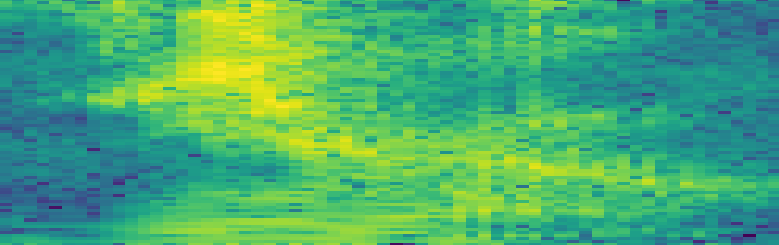
#> input picture ML2017/crop/0_jackson_15.png, 779 x 245 px; its folder holds only this picture in this run
$ python imgtoresize.py
#> lines starting #> are read from the running program, lines starting #| are printed output that depends on the picture

# coding: utf-8

# In[9]:


import numpy as np
import matplotlib.pyplot as plt
import matplotlib
import os

from PIL import Image
from numpy import *

from sklearn.utils import shuffle


# In[10]:


path1 = './crop'
path2 = './resize'


# In[11]:


listing = os.listdir(path1)
num_samples = size(listing)


# In[14]:


for file in listing :
    im = Image.open(path1 + '/' + file)
#> im is the input picture: PIL image 779x245 RGBA; mean R, G, B, A 73.7, 173.2, 111.9, 255
    img = im.resize((32, 32))
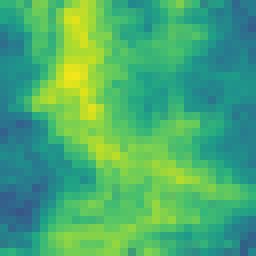
#> img: PIL image 32x32 RGBA (shown 8 times larger); mean R, G, B, A 73.7, 173.2, 111.9, 255
    gray = img.convert('L')
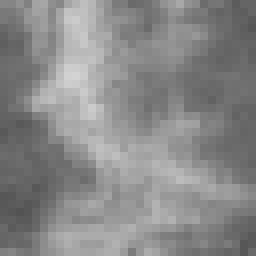
#> gray: PIL image 32x32 L (shown 8 times larger); min 83, max 211, mean 136.5
    gray.save(path2 + '/' + file, "JPEG")

$ run again, on ML2017/crop/0_jackson_40.png
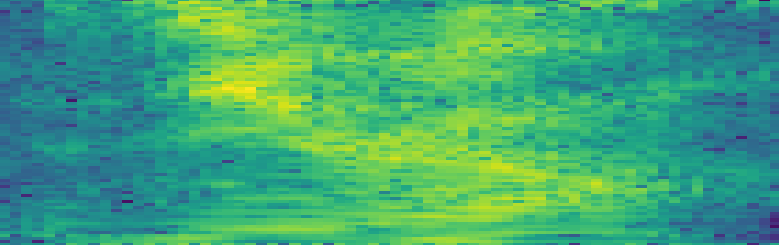
#> input picture ML2017/crop/0_jackson_40.png, 779 x 245 px
#> im is the input picture: PIL image 779x245 RGBA; mean R, G, B, A 65.3, 167.8, 117.4, 255
#> `img = im.resize((32, 32))`:
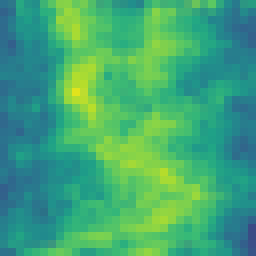
#> img: PIL image 32x32 RGBA (shown 8 times larger); mean R, G, B, A 65.3, 167.8, 117.4, 255
#> `gray = img.convert('L')`:
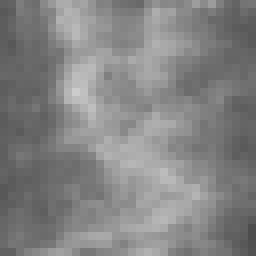
#> gray: PIL image 32x32 L (shown 8 times larger); min 77, max 204, mean 131.4

$ run again, on ML2017/crop/0_jackson_7.png
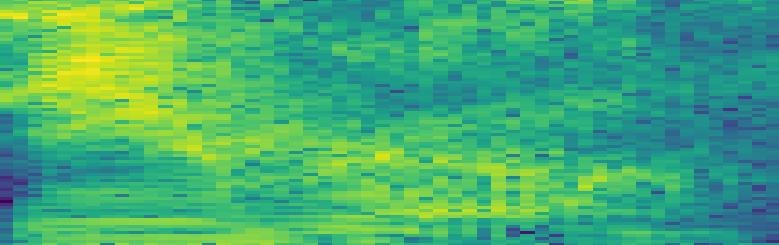
#> input picture ML2017/crop/0_jackson_7.png, 779 x 245 px
#> im is the input picture: PIL image 779x245 RGBA; mean R, G, B, A 68.9, 173.6, 114.1, 255
#> `img = im.resize((32, 32))`:
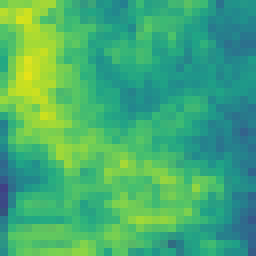
#> img: PIL image 32x32 RGBA (shown 8 times larger); mean R, G, B, A 68.9, 173.6, 114, 255
#> `gray = img.convert('L')`:
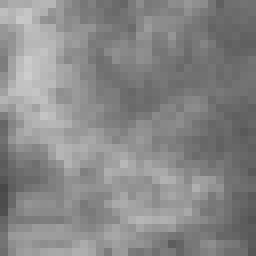
#> gray: PIL image 32x32 L (shown 8 times larger); min 72, max 205, mean 135.5

$ run again, on ML2017/crop/0_jackson_16.png
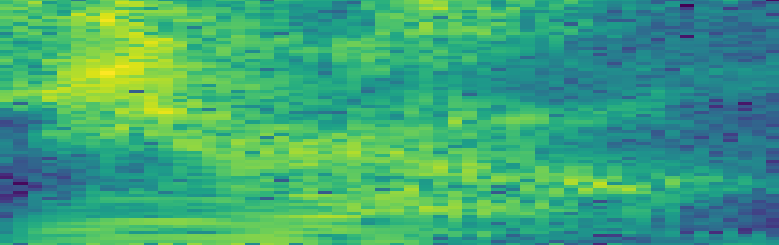
#> input picture ML2017/crop/0_jackson_16.png, 779 x 245 px
#> im is the input picture: PIL image 779x245 RGBA; mean R, G, B, A 63.9, 167, 118.2, 255
#> `img = im.resize((32, 32))`:
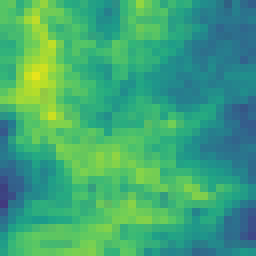
#> img: PIL image 32x32 RGBA (shown 8 times larger); mean R, G, B, A 63.9, 167, 118.2, 255
#> `gray = img.convert('L')`:
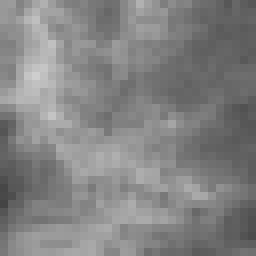
#> gray: PIL image 32x32 L (shown 8 times larger); min 68, max 206, mean 130.6
